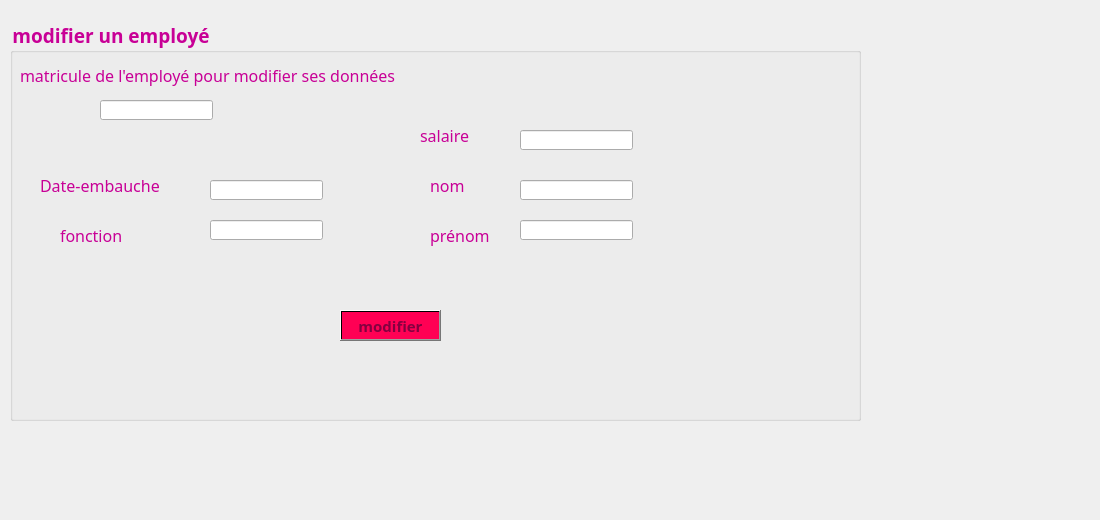
     <widget class="QWidget" name="modifieremp">
      <attribute name="title">
       <string>Modifier</string>
      </attribute>
      <widget class="QGroupBox" name="groupBox_2">
       <property name="geometry">
        <rect>
         <x>10</x>
         <y>20</y>
         <width>851</width>
         <height>401</height>
        </rect>
       </property>
       <property name="font">
        <font>
         <family>Lucida Calligraphy</family>
         <pointsize>14</pointsize>
         <weight>75</weight>
         <bold>true</bold>
        </font>
       </property>
       <property name="styleSheet">
        <string notr="true">color:rgb(200, 0, 150);
</string>
       </property>
       <property name="title">
        <string>modifier un employé</string>
       </property>
       <property name="flat">
        <bool>false</bool>
       </property>
       <property name="checkable">
        <bool>false</bool>
       </property>
       <widget class="QLabel" name="label_12">
        <property name="geometry">
         <rect>
          <x>420</x>
          <y>150</y>
          <width>171</width>
          <height>31</height>
         </rect>
        </property>
        <property name="font">
         <font>
          <family>Lucida Calligraphy</family>
          <pointsize>12</pointsize>
         </font>
        </property>
        <property name="text">
         <string>nom</string>
        </property>
       </widget>
       <widget class="QLabel" name="label_14">
        <property name="geometry">
         <rect>
          <x>10</x>
          <y>40</y>
          <width>531</width>
          <height>31</height>
         </rect>
        </property>
        <property name="font">
         <font>
          <family>Lucida Calligraphy</family>
          <pointsize>12</pointsize>
         </font>
        </property>
        <property name="autoFillBackground">
         <bool>false</bool>
        </property>
        <property name="text">
         <string>matricule de l'employé pour modifier ses données</string>
        </property>
       </widget>
       <widget class="QLabel" name="label_15">
        <property name="geometry">
         <rect>
          <x>30</x>
          <y>150</y>
          <width>171</width>
          <height>31</height>
         </rect>
        </property>
        <property name="font">
         <font>
          <family>Lucida Calligraphy</family>
          <pointsize>12</pointsize>
         </font>
        </property>
        <property name="autoFillBackground">
         <bool>false</bool>
        </property>
        <property name="text">
         <string>Date-embauche</string>
        </property>
       </widget>
       <widget class="QLabel" name="label_16">
        <property name="geometry">
         <rect>
          <x>420</x>
          <y>200</y>
          <width>141</width>
          <height>31</height>
         </rect>
        </property>
        <property name="font">
         <font>
          <family>Lucida Calligraphy</family>
          <pointsize>12</pointsize>
         </font>
        </property>
        <property name="text">
         <string>prénom</string>
        </property>
       </widget>
       <widget class="QLabel" name="label_17">
        <property name="geometry">
         <rect>
          <x>410</x>
          <y>100</y>
          <width>171</width>
          <height>31</height>
         </rect>
        </property>
        <property name="font">
         <font>
          <family>Lucida Calligraphy</family>
          <pointsize>12</pointsize>
         </font>
        </property>
        <property name="text">
         <string>salaire</string>
        </property>
       </widget>
       <widget class="QLabel" name="label_18">
        <property name="geometry">
         <rect>
          <x>50</x>
          <y>200</y>
          <width>171</width>
          <height>31</height>
         </rect>
        </property>
        <property name="font">
         <font>
          <family>Lucida Calligraphy</family>
          <pointsize>12</pointsize>
         </font>
        </property>
        <property name="text">
         <string>fonction</string>
        </property>
       </widget>
       <widget class="QPushButton" name="modifemp">
        <property name="geometry">
         <rect>
          <x>330</x>
          <y>290</y>
          <width>101</width>
          <height>31</height>
         </rect>
        </property>
        <property name="font">
         <font>
          <family>Lucida Calligraphy</family>
          <pointsize>11</pointsize>
          <weight>75</weight>
          <bold>true</bold>
         </font>
        </property>
        <property name="styleSheet">
         <string notr="true">background-color: qlineargradient(spread:pad, x1:1, y1:0, x2:1, y2:0, stop:0.919598 rgba(255, 0, 84, 255), stop:0.98 rgba(0, 0, 0, 255), stop:1 rgba(235, 148, 61, 255));
color: rgb(132, 1, 64);</string>
        </property>
        <property name="text">
         <string>modifier</string>
        </property>
       </widget>
       <widget class="QLineEdit" name="mmatricule">
        <property name="geometry">
         <rect>
          <x>90</x>
          <y>80</y>
          <width>113</width>
          <height>20</height>
         </rect>
        </property>
       </widget>
       <widget class="QLineEdit" name="msalaire">
        <property name="geometry">
         <rect>
          <x>510</x>
          <y>110</y>
          <width>113</width>
          <height>20</height>
         </rect>
        </property>
       </widget>
       <widget class="QLineEdit" name="mdateemb">
        <property name="geometry">
         <rect>
          <x>200</x>
          <y>160</y>
          <width>113</width>
          <height>20</height>
         </rect>
        </property>
       </widget>
       <widget class="QLineEdit" name="mnom">
        <property name="geometry">
         <rect>
          <x>510</x>
          <y>160</y>
          <width>113</width>
          <height>20</height>
         </rect>
        </property>
       </widget>
       <widget class="QLineEdit" name="mprenom">
        <property name="geometry">
         <rect>
          <x>510</x>
          <y>200</y>
          <width>113</width>
          <height>20</height>
         </rect>
        </property>
       </widget>
       <widget class="QLineEdit" name="mfonction">
        <property name="geometry">
         <rect>
          <x>200</x>
          <y>200</y>
          <width>113</width>
          <height>20</height>
         </rect>
        </property>
       </widget>
      </widget>
      <widget class="QLabel" name="label_4">
       <property name="geometry">
        <rect>
         <x>0</x>
         <y>0</y>
         <width>1091</width>
         <height>511</height>
        </rect>
       </property>
       <property name="text">
        <string/>
       </property>
       <property name="pixmap">
        <pixmap>../imagesQT/74-741363_macaron-background.jpg</pixmap>
       </property>
      </widget>
      <zorder>label_4</zorder>
      <zorder>groupBox_2</zorder>
     </widget>
